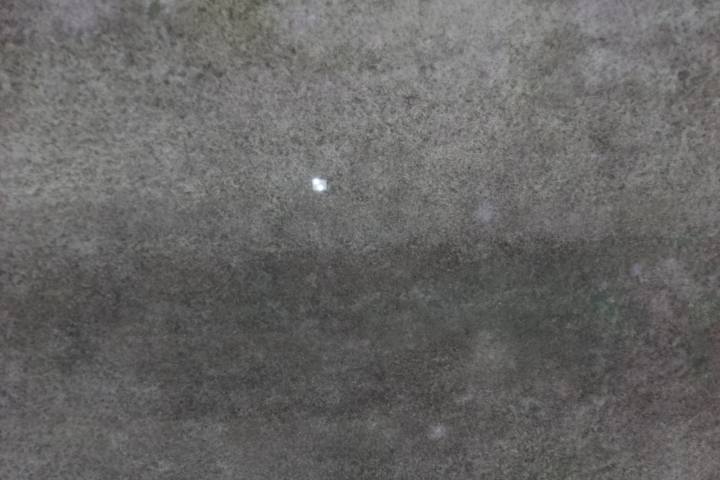
#> input picture images/image_1.jpg, 720 x 480 px
$ python circle_find.py
#> lines starting #> are read from the running program, lines starting #| are printed output that depends on the picture; after the words box and inside, x2 and y2 are one past the last pixel; in counts of white or black regions, pixels touching at a corner belong together
#> further down, img is the input picture: shape (480, 720, 3); mean B, G, R 100.9, 102.1, 103

# Trying to isolate bright spots

import numpy as np
import cv2
from matplotlib import pyplot as plt


SWITCH = {
    'blurred':True,
    # 'bright':True,
    'thresh':True,
    'noise':True
}

def find_circle(img):
    img = cv2.cvtColor(img, cv2.COLOR_BGR2GRAY)
#> img: shape (480, 720)
    img = cv2.medianBlur(img,7)

    cv2.imshow('blur',img)
    cimg = cv2.cvtColor(img,cv2.COLOR_GRAY2BGR)
    circles = cv2.HoughCircles(img,cv2.HOUGH_GRADIENT,1,50,
                                param1=30,param2=10 ,minRadius=0,maxRadius=15)
#> circles = 77 rows, first 8: [490.5, 120.5, 14.4], [304.5, 132.5, 14.4], [400.5, 127.5, 14.4], [268.5, 14.5, 11], [460.5, 391.5, 11], [472.5, 180.5, 14.4], [662.5, 59.5, 14.4], [214.5, 176.5, 9.6]

    if(circles is not None):
        circles = np.uint16(np.around(circles))
#> circles = 77 rows, first 8: [490, 120, 14], [304, 132, 14], [400, 128, 14], [268, 14, 11], [460, 392, 11], [472, 180, 14], [662, 60, 14], [214, 176, 10]
        for i in circles[0,:]:
            # draw the outer circle
            cv2.circle(cimg,(i[0],i[1]),i[2],(0,255,0),2)
            # draw the center of the circle
            cv2.circle(cimg,(i[0],i[1]),2,(0,0,255),3)
#> this loop made 77 passes
#> i on passes 1 to 12: [490, 120, 14], [304, 132, 14], [400, 128, 14], [268, 14, 11], [460, 392, 11], [472, 180, 14], [662, 60, 14], [214, 176, 10], [82, 70, 14], [88, 152, 14], [250, 70, 10], [606, 188, 14]
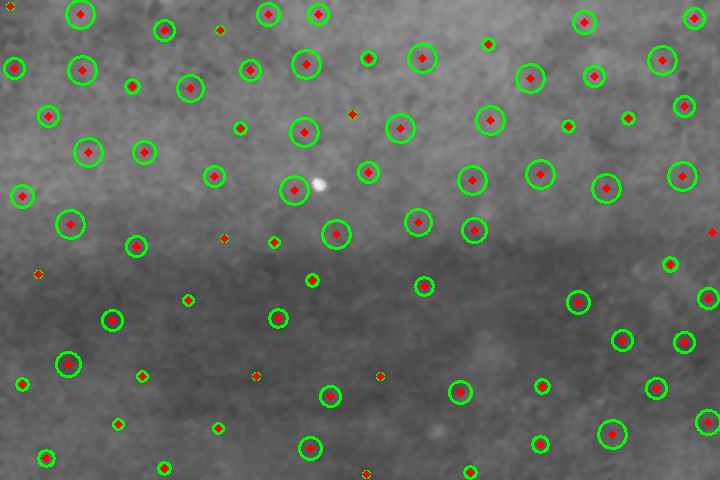
#> cimg: shape (480, 720, 3); mean B, G, R 97.3, 107, 99.6
        cv2.imshow('detected circles',cimg)
    cv2.waitKey(0)
    cv2.destroyAllWindows()

def canny(img):
    img = cv2.cvtColor(img,cv2.COLOR_BGR2GRAY)
    edges = cv2.Canny(img,100,200)
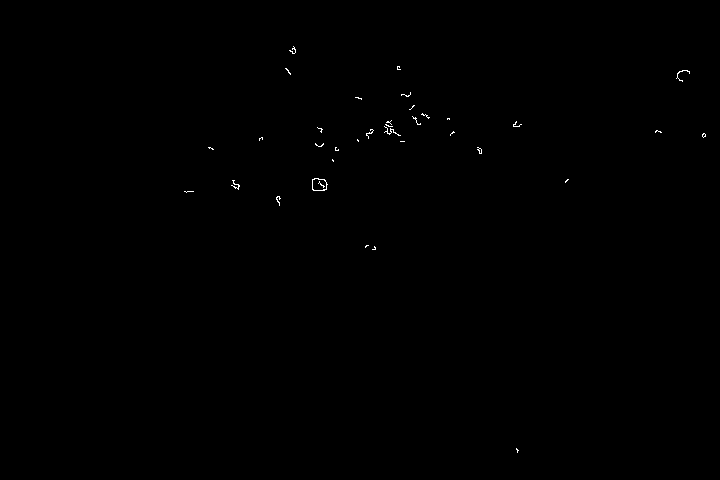
#> edges: shape (480, 720); 0.14% white in thin lines or dots, all inside (x1, y1, x2, y2) = (184, 46, 706, 453)
    plt.subplot(121),plt.imshow(img,cmap = 'gray')
    plt.title('Original Image'), plt.xticks([]), plt.yticks([])
    plt.subplot(122),plt.imshow(edges,cmap = 'gray')
    plt.title('Edge Image'), plt.xticks([]), plt.yticks([])
    plt.show()
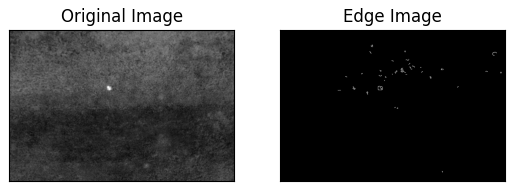
#> figure drawn by matplotlib, 2 panels

if __name__ == '__main__':
    img = cv2.imread('images/image_1.jpg')
    find_circle(img)
    canny(img)
    cv2.waitKey(0)

$ run again, with images/image_2.jpg copied over images/image_1.jpg
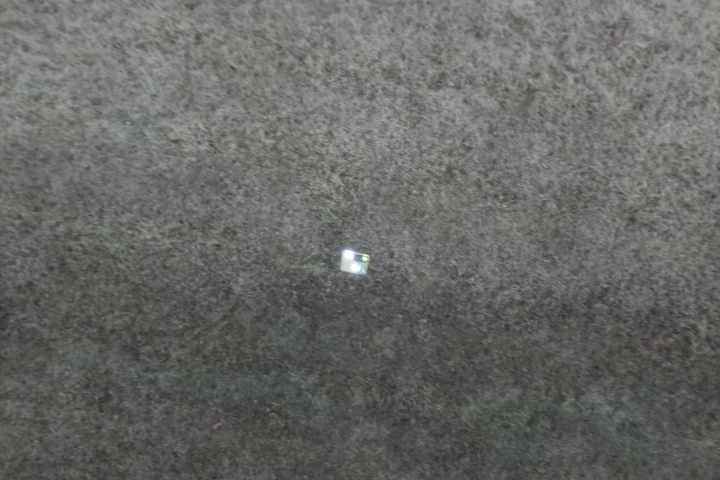
#> input picture images/image_2.jpg, 720 x 480 px
#> img is the input picture: shape (480, 720, 3); mean B, G, R 101.6, 104.4, 103.3
#> in find_circle, `circles = cv2.HoughCircles(img,cv2.HOUGH_GRADIENT,1,50, param1=30,para..`: circles = 91 rows, first 8: [598.5, 71.5, 14.4], [209.5, 70.5, 14.4], [508.5, 303.5, 14.4], [115.5, 235.5, 14.4], [447.5, 91.5, 14.4], [676.5, 85.5, 14.4], [150.5, 50.5, 10.9], [338.5, 62.5, 9.6]
#> in find_circle, `circles = np.uint16(np.around(circles))`: circles = 91 rows, first 8: [598, 72, 14], [210, 70, 14], [508, 304, 14], [116, 236, 14], [448, 92, 14], [676, 86, 14], [150, 50, 11], [338, 62, 10]
#> the loop in find_circle, `for i in circles[0,:]:` made 91 passes
#> in canny, `edges = cv2.Canny(img,100,200)`:
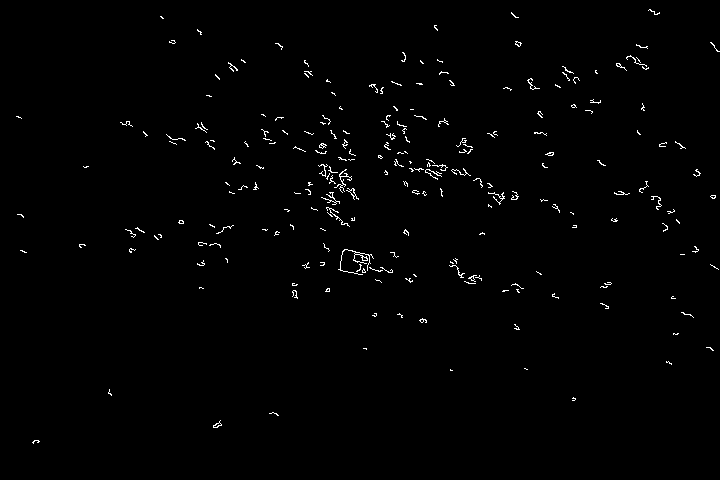
#> edges: shape (480, 720); 0.98% white in thin lines or dots, all inside (x1, y1, x2, y2) = (16, 9, 720, 444)
#> in canny, `plt.show()`:
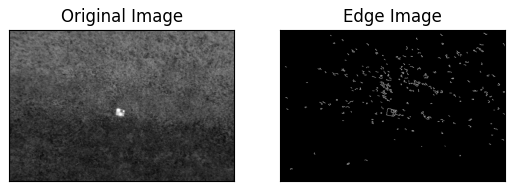
#> figure drawn by matplotlib, 2 panels

$ run again, with images/image_faulty.jpg copied over images/image_1.jpg
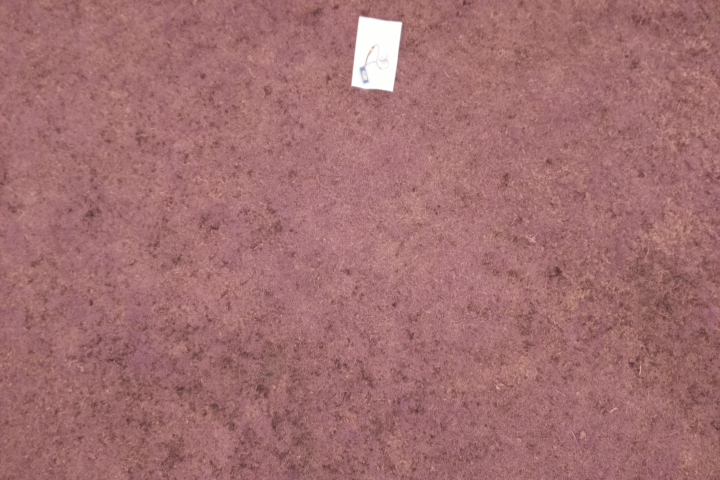
#> input picture images/image_faulty.jpg, 720 x 480 px
#> img is the input picture: shape (480, 720, 3); mean B, G, R 112.4, 111.3, 162.1
#> in find_circle, `circles = cv2.HoughCircles(img,cv2.HOUGH_GRADIENT,1,50, param1=30,para..`: circles = 79 rows, first 8: [692.5, 262.5, 14.4], [249.5, 443.5, 14.4], [257.5, 345.5, 14.4], [317.5, 395.5, 14.4], [118.5, 386.5, 13.2], [643.5, 243.5, 11], [526.5, 325.5, 9.6], [458.5, 58.5, 14.4]
#> in find_circle, `circles = np.uint16(np.around(circles))`: circles = 79 rows, first 8: [692, 262, 14], [250, 444, 14], [258, 346, 14], [318, 396, 14], [118, 386, 13], [644, 244, 11], [526, 326, 10], [458, 58, 14]
#> the loop in find_circle, `for i in circles[0,:]:` made 79 passes
#> after the loop in find_circle, `for i in circles[0,:]:`:
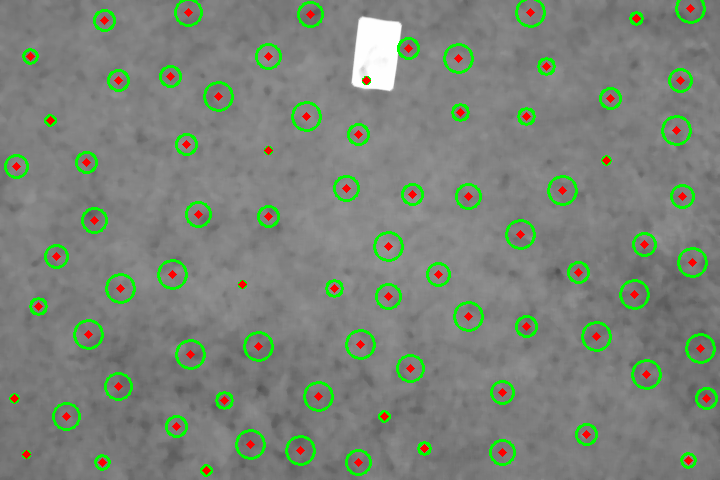
#> cimg: shape (480, 720, 3); mean B, G, R 120.2, 131.6, 122.6
#> edges: shape (480, 720); 1.8% white in thin lines or dots
#> in canny, `plt.show()`:
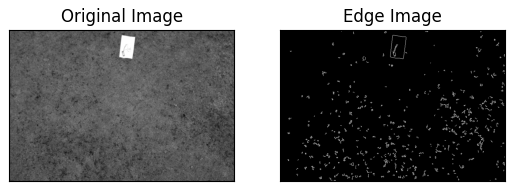
#> figure drawn by matplotlib, 2 panels
